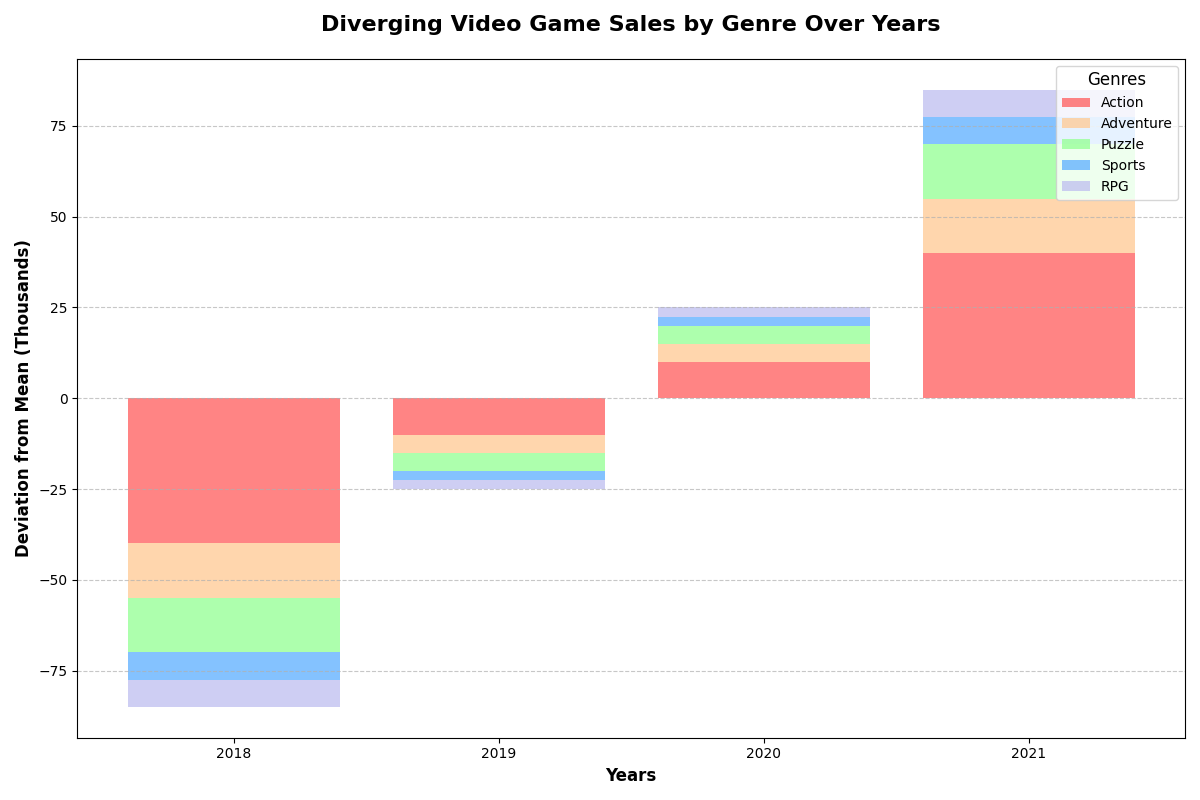

The Python source for this figure:
import matplotlib.pyplot as plt
import numpy as np

# Data preparation
years = ['2018', '2019', '2020', '2021']
genres = ['Action', 'Adventure', 'Puzzle', 'Sports', 'RPG']

# Units sold (in thousands) for each genre over the years
units_sold = {
    'Action': [150, 180, 200, 230],
    'Adventure': [120, 130, 140, 150],
    'Puzzle': [90, 100, 110, 120],
    'Sports': [110, 115, 120, 125],
    'RPG': [80, 85, 90, 95]
}

# Colors for each genre
colors = ['#ff6666', '#ffcc99', '#99ff99', '#66b3ff', '#c2c2f0']

# Calculate the midpoint for diverging bars
baseline = np.zeros(len(years))

# Initialize the plot
fig, ax = plt.subplots(figsize=(12, 8))

# Plot each genre's units sold as a diverging bar chart
for i, (genre, values) in enumerate(units_sold.items()):
    adjusted_values = np.array(values) - np.mean(values)
    ax.bar(years, adjusted_values, label=genre, color=colors[i], alpha=0.8, bottom=baseline)
    baseline += adjusted_values

# Set labels and title
ax.set_xlabel('Years', fontsize=12, weight='bold')
ax.set_ylabel('Deviation from Mean (Thousands)', fontsize=12, weight='bold')
ax.set_title('Diverging Video Game Sales by Genre Over Years', fontsize=16, weight='bold', pad=20)
ax.legend(title='Genres', fontsize=10, title_fontsize='12', loc='upper right')

# Add grid for better readability
ax.grid(axis='y', linestyle='--', alpha=0.7)

# Adjust layout for better fit and readability
plt.tight_layout()

# Show plot
plt.show()
